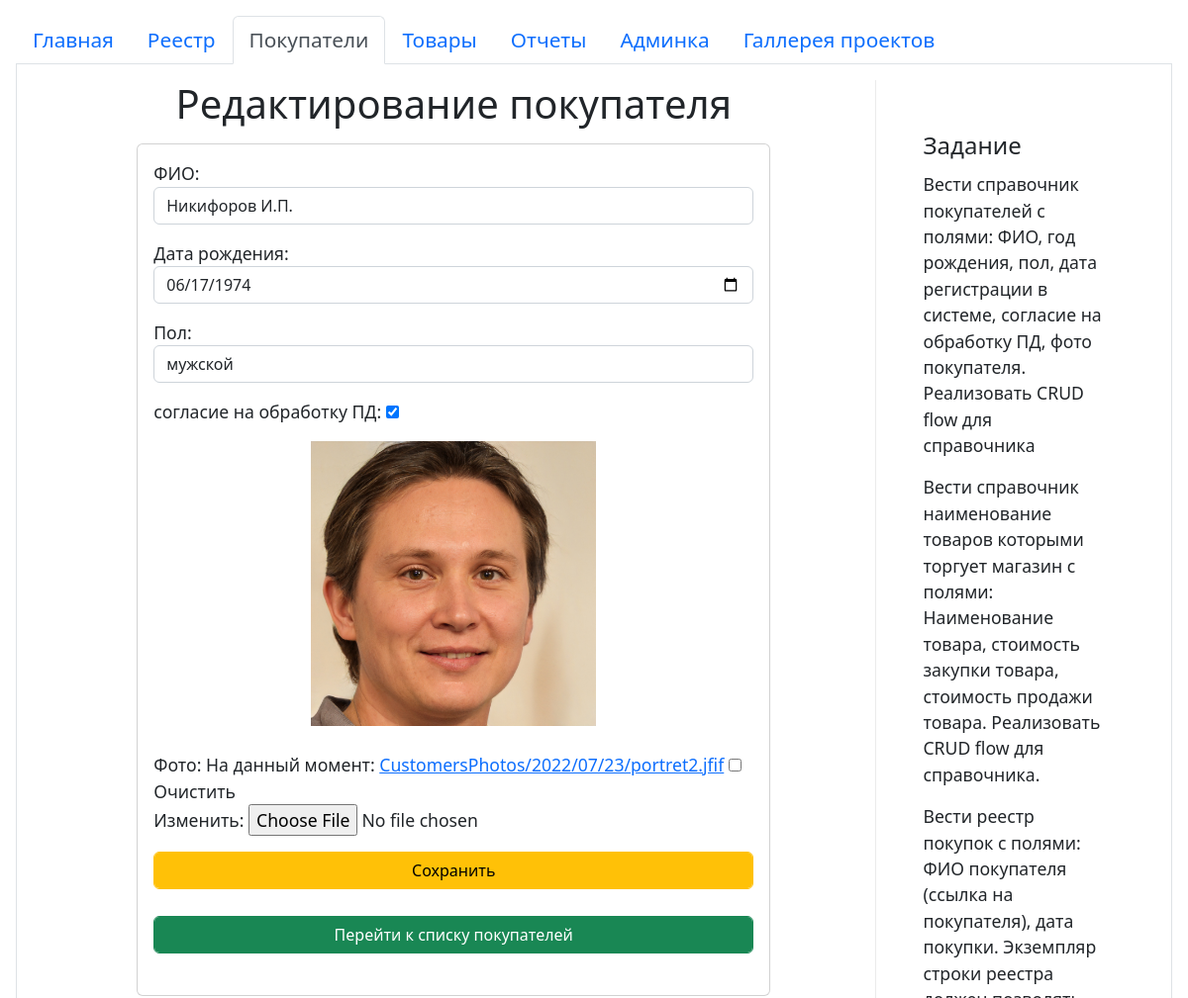
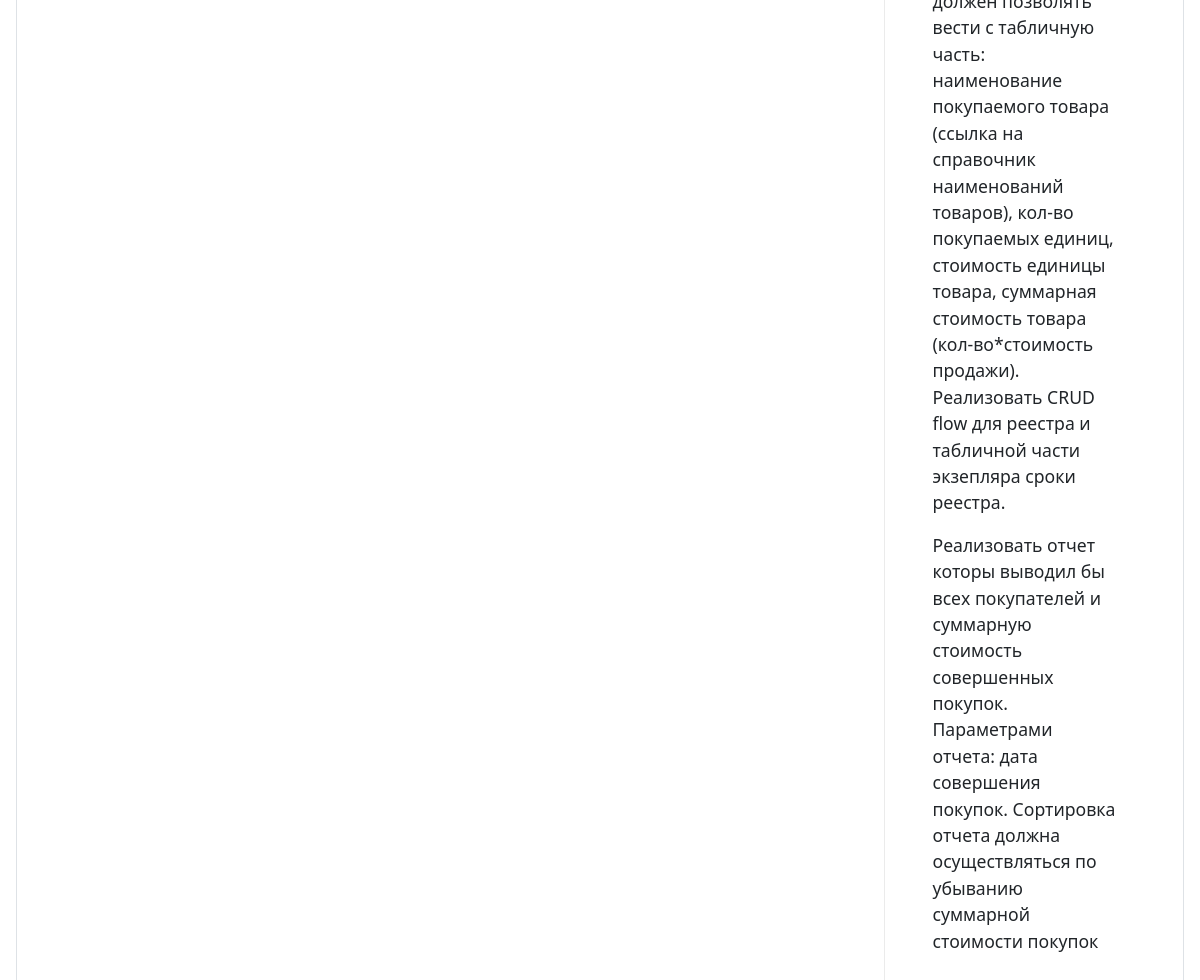
/customer/edit/1, run on the app's committed database (2 pictures, top to bottom).
### customers/models.py (models this page shows, shortened)
class Customer (models.Model):
	MAN = 'm'
	WOMAN = 'w'
	NONE = ''
	GENDER_CHOICES = [
		(NONE, ''),
		(MAN, 'мужской'),
		(WOMAN, 'женский')
	]
	FIO = models.CharField(max_length=200, verbose_name="ФИО")
	birthDate = models.DateField(verbose_name='Дата рождения')
	registerDate = models.DateField(auto_now=True, verbose_name='Дата регистрации')
	gender = models.CharField(max_length=1, choices=GENDER_CHOICES, default=None, verbose_name='Пол')
	PDConsent = models.BooleanField(default=False, verbose_name='Согласие на обработку ПД')
	photo = models.ImageField(upload_to='CustomersPhotos/%Y/%m/%d/', verbose_name='Фотография', blank=True)
	class Meta:
		ordering = ['FIO', 'birthDate', 'registerDate']
		verbose_name = 'Покупатель (я)'
		verbose_name_plural = 'Покупатели'

### customers/views.py (the view)
# urls.py: path('edit/<int:pk>', EditCustomer.as_view(), name='EditCustomer'),
class EditCustomer(UpdateView):
	model = Customer
	form_class = CustomerForm
	template_name = 'customers/edit.html'
	context_object_name = 'customer'

### customers/forms.py
class CustomerForm(forms.ModelForm):
	class Meta:
		model = Customer
		fields = ['FIO', 'birthDate', 'gender', 'PDConsent', 'photo']
		widgets = {
			'FIO': forms.TextInput(attrs={'class': 'form-control'}),
			'birthDate': DropDateInput(attrs={'class': 'form-control'}),
			'gender': forms.Select(attrs={'class': 'form-control', 'type': 'date'}),
		}

### customers/templates/customers/edit.html (shortened to what this page needs)
{% extends 'base.html' %}
{% load verbose_names %}
{% block content %}
<div class="center">
    <h1>Редактирование покупателя</h1>
</div>
<div class="flex-center m-3">
    <div class="card p-3" style="width: 40rem;">
        <form method="post" enctype='multipart/form-data'>
            <p>
                <label for="{{ form.FIO.id_for_label }}">ФИО:</label>
                {{ form.FIO }}
            </p>
            <p>
                <label for="{{ form.birthDate.id_for_label }}">Дата рождения:</label>
                {{ form.birthDate }}
            </p>
            <p>
                <label for="{{ form.gender.id_for_label }}">Пол:</label>
                {{ form.gender }}
            </p>
            <p>
                <label for="{{ form.PDConsent.id_for_label }}">согласие на обработку ПД:</label>
                {{ form.PDConsent }}
            </p>
            <p>
                {% if customer.photo %}
            <div class="flex-center"><img src="{{ customer.photo.url }}" style="width: 18rem;"></div>
                {% endif %}
                <br>
                <label for="{{ form.photo.id_for_label }}">Фото:</label>
                {{ form.photo }}
            </p>
            <button type="submit" class="form-control btn btn-warning">Сохранить</button>
        </form>
        <br>
        <a href="{% url 'CustomersList' %}">
            <button type="button" class="form-control btn btn-success ">Перейти к списку покупателей</button>
        </a><br>
    </div>
</div>
{% endblock %}

### purchase/static/css/style.css (style rules this page uses)
html, body { height:100%; }
.center { text-align: center; }
.flex-center { display: flex; justify-content: center; }

### data on the page
Customer: FIO "Никифоров И.П.", birthDate "06/17/1974", gender "мужской", PDConsent "☑", photo (picture)
